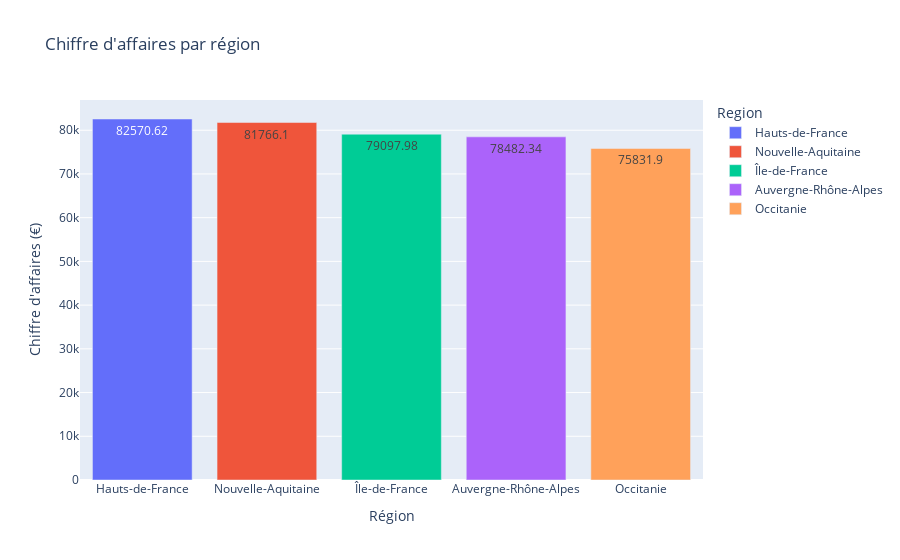

The notebook cell saved with this chart:
### Code cell
fig = px.bar(
    sales_by_region,
    x='Region',
    y='Total_Revenue',
    title='Chiffre d\'affaires par région',
    color='Region',
    text='Total_Revenue'
)

fig.update_layout(xaxis_title='Région', yaxis_title='Chiffre d\'affaires (€)')
fig.show()

### Figure 1 — Plotly figure (JSON) as saved in the notebook; plotly's stock layout.template omitted (floating-point values rounded to 4 significant figures)
{"data": [{"alignmentgroup": "True", "hovertemplate": "Region=%{x}<br>Total_Revenue=%{text}<extra></extra>", "legendgroup": "Hauts-de-France", "marker": {"color": "#636efa", "pattern": {"shape": ""}}, "name": "Hauts-de-France", "offsetgroup": "Hauts-de-France", "orientation": "v", "showlegend": true, "text": [82570.0], "textposition": "auto", "type": "bar", "x": ["Hauts-de-France"], "xaxis": "x", "y": [82570.0], "yaxis": "y"}, {"alignmentgroup": "True", "hovertemplate": "Region=%{x}<br>Total_Revenue=%{text}<extra></extra>", "legendgroup": "Nouvelle-Aquitaine", "marker": {"color": "#EF553B", "pattern": {"shape": ""}}, "name": "Nouvelle-Aquitaine", "offsetgroup": "Nouvelle-Aquitaine", "orientation": "v", "showlegend": true, "text": [81770.0], "textposition": "auto", "type": "bar", "x": ["Nouvelle-Aquitaine"], "xaxis": "x", "y": [81770.0], "yaxis": "y"}, {"alignmentgroup": "True", "hovertemplate": "Region=%{x}<br>Total_Revenue=%{text}<extra></extra>", "legendgroup": "Île-de-France", "marker": {"color": "#00cc96", "pattern": {"shape": ""}}, "name": "Île-de-France", "offsetgroup": "Île-de-France", "orientation": "v", "showlegend": true, "text": [79100.0], "textposition": "auto", "type": "bar", "x": ["Île-de-France"], "xaxis": "x", "y": [79100.0], "yaxis": "y"}, {"alignmentgroup": "True", "hovertemplate": "Region=%{x}<br>Total_Revenue=%{text}<extra></extra>", "legendgroup": "Auvergne-Rhône-Alpes", "marker": {"color": "#ab63fa", "pattern": {"shape": ""}}, "name": "Auvergne-Rhône-Alpes", "offsetgroup": "Auvergne-Rhône-Alpes", "orientation": "v", "showlegend": true, "text": [78480.0], "textposition": "auto", "type": "bar", "x": ["Auvergne-Rhône-Alpes"], "xaxis": "x", "y": [78480.0], "yaxis": "y"}, {"alignmentgroup": "True", "hovertemplate": "Region=%{x}<br>Total_Revenue=%{text}<extra></extra>", "legendgroup": "Occitanie", "marker": {"color": "#FFA15A", "pattern": {"shape": ""}}, "name": "Occitanie", "offsetgroup": "Occitanie", "orientation": "v", "showlegend": true, "text": [75830.0], "textposition": "auto", "type": "bar", "x": ["Occitanie"], "xaxis": "x", "y": [75830.0], "yaxis": "y"}], "layout": {"barmode": "relative", "legend": {"title": {"text": "Region"}, "tracegroupgap": 0}, "title": {"text": "Chiffre d'affaires par région"}, "xaxis": {"anchor": "y", "categoryarray": ["Hauts-de-France", "Nouvelle-Aquitaine", "Île-de-France", "Auvergne-Rhône-Alpes", "Occitanie"], "categoryorder": "array", "domain": [0, 1], "title": {"text": "Région"}}, "yaxis": {"anchor": "x", "domain": [0, 1], "title": {"text": "Chiffre d'affaires (€)"}}}}
